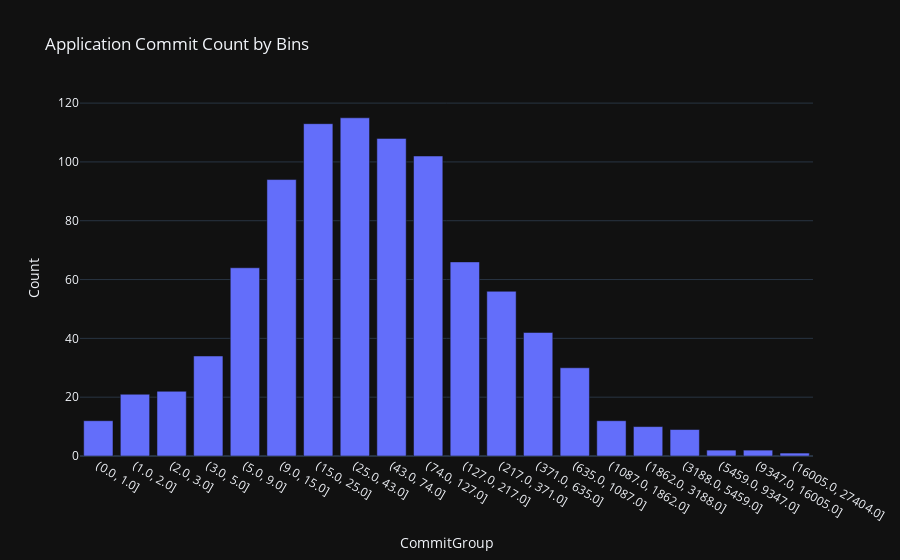

Notebook cell for this chart:
### Markdown cell above
#### Application Commit Count by Bin

### Code cell
commit_counts = application_commits.groupby('UniqueID')['CommitHash'].count().reset_index()
commit_counts.rename(columns={'CommitHash': 'CommitCount'}, inplace=True)
bins = [min(commit_counts['CommitCount']) - 0.5, *np.logspace(np.log10(min(commit_counts['CommitCount'])), np.log10(max(commit_counts['CommitCount'])), num=20)]
bins = np.round(bins)
commit_counts['CommitGroup'] =  pd.cut(commit_counts['CommitCount'], bins=bins)
bin_commit_counts = commit_counts['CommitGroup'].value_counts().sort_index().reset_index()
bin_commit_counts.rename(columns={'count': 'Count'}, inplace=True)
bin_commit_counts['CommitGroup'] = bin_commit_counts['CommitGroup'].astype(str)

fig = px.bar(bin_commit_counts,  x='CommitGroup', y='Count',
                   title='Application Commit Count by Bins',
                   template='plotly_dark', 
                )

fig.show()

### Figure 1 — Plotly figure (JSON) as saved in the notebook; plotly's stock layout.template omitted (floating-point values rounded to 4 significant figures)
{"data": [{"alignmentgroup": "True", "hovertemplate": "CommitGroup=%{x}<br>Count=%{y}<extra></extra>", "legendgroup": "", "marker": {"color": "#636efa", "pattern": {"shape": ""}}, "name": "", "offsetgroup": "", "orientation": "v", "showlegend": false, "textposition": "auto", "type": "bar", "x": ["(0.0, 1.0]", "(1.0, 2.0]", "(2.0, 3.0]", "(3.0, 5.0]", "(5.0, 9.0]", "(9.0, 15.0]", "(15.0, 25.0]", "(25.0, 43.0]", "(43.0, 74.0]", "(74.0, 127.0]", "(127.0, 217.0]", "(217.0, 371.0]", "(371.0, 635.0]", "(635.0, 1087.0]", "(1087.0, 1862.0]", "(1862.0, 3188.0]", "(3188.0, 5459.0]", "(5459.0, 9347.0]", "(9347.0, 16005.0]", "(16005.0, 27404.0]"], "xaxis": "x", "y": [12, 21, 22, 34, 64, 94, 113, 115, 108, 102, 66, 56, 42, 30, 12, 10, 9, 2, 2, 1], "yaxis": "y"}], "layout": {"barmode": "relative", "legend": {"tracegroupgap": 0}, "title": {"text": "Application Commit Count by Bins"}, "xaxis": {"anchor": "y", "domain": [0, 1], "title": {"text": "CommitGroup"}}, "yaxis": {"anchor": "x", "domain": [0, 1], "title": {"text": "Count"}}}}
